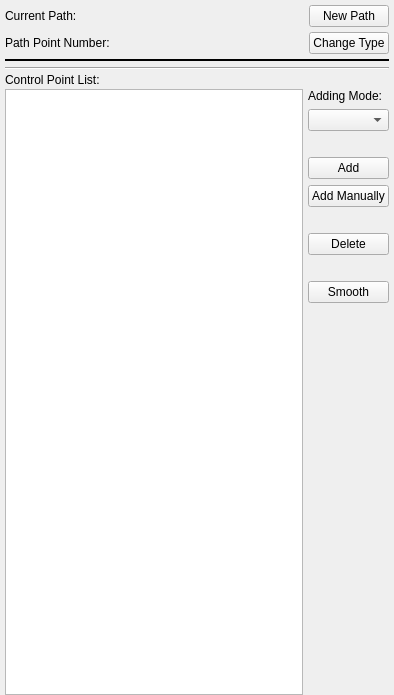
<?xml version="1.0" encoding="UTF-8"?>
<ui version="4.0">
 <class>svPathEdit</class>
 <widget class="QWidget" name="svPathEdit">
  <property name="geometry">
   <rect>
    <x>0</x>
    <y>0</y>
    <width>394</width>
    <height>695</height>
   </rect>
  </property>
  <property name="minimumSize">
   <size>
    <width>0</width>
    <height>0</height>
   </size>
  </property>
  <property name="windowTitle">
   <string>Edit Path</string>
  </property>
  <layout class="QVBoxLayout" name="verticalLayout">
   <property name="spacing">
    <number>0</number>
   </property>
   <property name="leftMargin">
    <number>5</number>
   </property>
   <property name="topMargin">
    <number>5</number>
   </property>
   <property name="rightMargin">
    <number>5</number>
   </property>
   <property name="bottomMargin">
    <number>0</number>
   </property>
   <item>
    <widget class="QWidget" name="widget_3" native="true">
     <layout class="QGridLayout" name="gridLayout">
      <property name="leftMargin">
       <number>0</number>
      </property>
      <property name="topMargin">
       <number>0</number>
      </property>
      <property name="rightMargin">
       <number>0</number>
      </property>
      <property name="bottomMargin">
       <number>5</number>
      </property>
      <property name="spacing">
       <number>5</number>
      </property>
      <item row="0" column="0">
       <widget class="QLabel" name="label_6">
        <property name="sizePolicy">
         <sizepolicy hsizetype="Fixed" vsizetype="Preferred">
          <horstretch>0</horstretch>
          <verstretch>0</verstretch>
         </sizepolicy>
        </property>
        <property name="text">
         <string>Current Path:</string>
        </property>
       </widget>
      </item>
      <item row="1" column="1">
       <widget class="QLabel" name="labelPathPointNumber">
        <property name="text">
         <string/>
        </property>
       </widget>
      </item>
      <item row="1" column="0">
       <widget class="QLabel" name="label_4">
        <property name="sizePolicy">
         <sizepolicy hsizetype="Fixed" vsizetype="Preferred">
          <horstretch>0</horstretch>
          <verstretch>0</verstretch>
         </sizepolicy>
        </property>
        <property name="text">
         <string>Path Point Number:</string>
        </property>
       </widget>
      </item>
      <item row="0" column="1">
       <widget class="QLabel" name="labelPathName">
        <property name="text">
         <string/>
        </property>
       </widget>
      </item>
      <item row="1" column="2">
       <widget class="QPushButton" name="btnChange">
        <property name="sizePolicy">
         <sizepolicy hsizetype="Fixed" vsizetype="Fixed">
          <horstretch>0</horstretch>
          <verstretch>0</verstretch>
         </sizepolicy>
        </property>
        <property name="text">
         <string>Change Type</string>
        </property>
       </widget>
      </item>
      <item row="0" column="2">
       <widget class="QPushButton" name="btnNewPath">
        <property name="sizePolicy">
         <sizepolicy hsizetype="Preferred" vsizetype="Fixed">
          <horstretch>0</horstretch>
          <verstretch>0</verstretch>
         </sizepolicy>
        </property>
        <property name="text">
         <string>New Path</string>
        </property>
       </widget>
      </item>
     </layout>
    </widget>
   </item>
   <item>
    <widget class="Line" name="line">
     <property name="frameShadow">
      <enum>QFrame::Plain</enum>
     </property>
     <property name="lineWidth">
      <number>2</number>
     </property>
     <property name="midLineWidth">
      <number>1</number>
     </property>
     <property name="orientation">
      <enum>Qt::Horizontal</enum>
     </property>
    </widget>
   </item>
   <item>
    <widget class="QWidget" name="widget_4" native="true">
     <layout class="QGridLayout" name="gridLayout_2">
      <property name="leftMargin">
       <number>0</number>
      </property>
      <property name="topMargin">
       <number>2</number>
      </property>
      <property name="rightMargin">
       <number>0</number>
      </property>
      <property name="bottomMargin">
       <number>3</number>
      </property>
      <property name="spacing">
       <number>0</number>
      </property>
      <item row="0" column="0">
       <widget class="svResliceSlider" name="resliceSlider" native="true"/>
      </item>
     </layout>
    </widget>
   </item>
   <item>
    <widget class="QWidget" name="widget" native="true">
     <layout class="QHBoxLayout" name="horizontalLayout">
      <property name="leftMargin">
       <number>0</number>
      </property>
      <property name="topMargin">
       <number>0</number>
      </property>
      <property name="rightMargin">
       <number>0</number>
      </property>
      <property name="bottomMargin">
       <number>0</number>
      </property>
     </layout>
    </widget>
   </item>
   <item>
    <widget class="Line" name="line_2">
     <property name="orientation">
      <enum>Qt::Horizontal</enum>
     </property>
    </widget>
   </item>
   <item>
    <widget class="QWidget" name="widget_6" native="true">
     <layout class="QHBoxLayout" name="horizontalLayout_3">
      <property name="spacing">
       <number>0</number>
      </property>
      <property name="leftMargin">
       <number>0</number>
      </property>
      <property name="topMargin">
       <number>3</number>
      </property>
      <property name="rightMargin">
       <number>0</number>
      </property>
      <property name="bottomMargin">
       <number>2</number>
      </property>
      <item>
       <widget class="QLabel" name="label_2">
        <property name="text">
         <string>Control Point List:</string>
        </property>
       </widget>
      </item>
     </layout>
    </widget>
   </item>
   <item>
    <widget class="QWidget" name="widget_2" native="true">
     <layout class="QHBoxLayout" name="horizontalLayout_2">
      <property name="spacing">
       <number>5</number>
      </property>
      <property name="leftMargin">
       <number>0</number>
      </property>
      <property name="topMargin">
       <number>0</number>
      </property>
      <property name="rightMargin">
       <number>0</number>
      </property>
      <property name="bottomMargin">
       <number>0</number>
      </property>
      <item>
       <widget class="QListWidget" name="listWidget">
        <property name="toolTip">
         <string>To interactively modify the path in Display window:
Ctrl + left click to add a control point
Left click and hold to drag a control point
Right click to remove a control point </string>
        </property>
       </widget>
      </item>
      <item>
       <widget class="QWidget" name="widget_5" native="true">
        <layout class="QVBoxLayout" name="verticalLayout_2">
         <property name="spacing">
          <number>6</number>
         </property>
         <property name="leftMargin">
          <number>0</number>
         </property>
         <property name="topMargin">
          <number>0</number>
         </property>
         <property name="rightMargin">
          <number>0</number>
         </property>
         <property name="bottomMargin">
          <number>0</number>
         </property>
         <item>
          <widget class="QLabel" name="label">
           <property name="text">
            <string>Adding Mode:</string>
           </property>
          </widget>
         </item>
         <item>
          <widget class="QComboBox" name="comboBoxAddingMode">
           <property name="toolTip">
            <string>Choose a mode for how to add a new control point</string>
           </property>
           <item>
            <property name="text">
             <string/>
            </property>
           </item>
           <item>
            <property name="text">
             <string/>
            </property>
           </item>
           <item>
            <property name="text">
             <string/>
            </property>
           </item>
           <item>
            <property name="text">
             <string/>
            </property>
           </item>
           <item>
            <property name="text">
             <string/>
            </property>
           </item>
          </widget>
         </item>
         <item>
          <widget class="QLabel" name="label_3">
           <property name="text">
            <string/>
           </property>
          </widget>
         </item>
         <item>
          <widget class="QPushButton" name="buttonAdd">
           <property name="toolTip">
            <string>Add the crosshair center as a new control point
(Shortcut: Ctrl+A)</string>
           </property>
           <property name="text">
            <string>Add</string>
           </property>
          </widget>
         </item>
         <item>
          <widget class="QPushButton" name="buttonAddManually">
           <property name="toolTip">
            <string>Add a control point by providing coordinates</string>
           </property>
           <property name="text">
            <string>Add Manually</string>
           </property>
          </widget>
         </item>
         <item>
          <widget class="QLabel" name="label_5">
           <property name="text">
            <string/>
           </property>
          </widget>
         </item>
         <item>
          <widget class="QPushButton" name="buttonDelete">
           <property name="toolTip">
            <string>Delete the selected point
(Shortcut: Ctrl+D)</string>
           </property>
           <property name="text">
            <string>Delete</string>
           </property>
          </widget>
         </item>
         <item>
          <widget class="QLabel" name="label_7">
           <property name="text">
            <string/>
           </property>
          </widget>
         </item>
         <item>
          <widget class="QPushButton" name="btnSmooth">
           <property name="toolTip">
            <string>Smooth the path by Fourier transform</string>
           </property>
           <property name="text">
            <string>Smooth</string>
           </property>
          </widget>
         </item>
         <item>
          <spacer name="verticalSpacer">
           <property name="orientation">
            <enum>Qt::Vertical</enum>
           </property>
           <property name="sizeHint" stdset="0">
            <size>
             <width>20</width>
             <height>40</height>
            </size>
           </property>
          </spacer>
         </item>
        </layout>
       </widget>
      </item>
     </layout>
    </widget>
   </item>
  </layout>
 </widget>
 <layoutdefault spacing="6" margin="11"/>
 <customwidgets>
  <customwidget>
   <class>svResliceSlider</class>
   <extends>QWidget</extends>
   <header location="global">sv3gui_ResliceSlider.h</header>
   <container>1</container>
  </customwidget>
 </customwidgets>
 <resources/>
 <connections/>
</ui>
